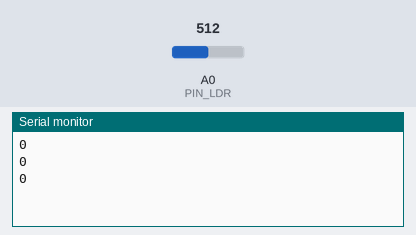
A sketch run on a simulated Arduino Uno, built with avr-gcc and run on an emulated ATmega328P. Shown: the last lines printed to the serial monitor. The test bench sets the inputs (shaded band); at power-on: A0 (PIN_LDR) = 512.

Above: at 1.3 s.
1.4 s: A0 (PIN_LDR) set to 716
At 1.9 s:
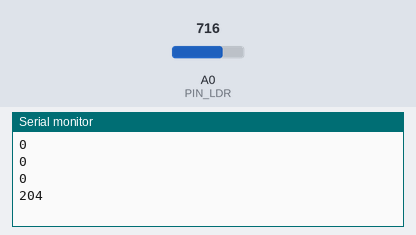
2.9 s: A0 (PIN_LDR) set to 900
At 3.4 s:
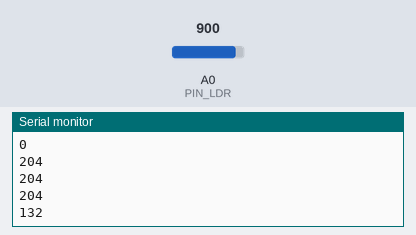
Timing chart, 0 to 5.9 s (numbered marks = the images above; inputs shaded):
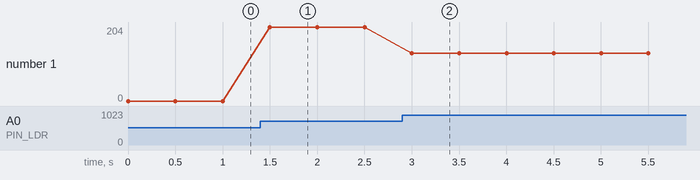

The sketch:

leitura_LDR.ino
```cpp
#define PIN_LDR A0

uint8_t valorLdr = 0;

void setup()
{
  Serial.begin(9600);
  pinMode(PIN_LDR, INPUT);

}

void loop() {
  valorLdr = analogRead(PIN_LDR);
  Serial.println(valorLdr);
  delay(500);
}
```

Measured:
- after the input at 1.4 s, the serial monitor: prints a new line after 0.10 s (image 1)
- after the input at 2.9 s, the serial monitor: prints a new line after 0.10 s (image 2)
- plotted number 1: 0 → 204 after the input at 1.4 s, 204 → 132 after the input at 2.9 s
